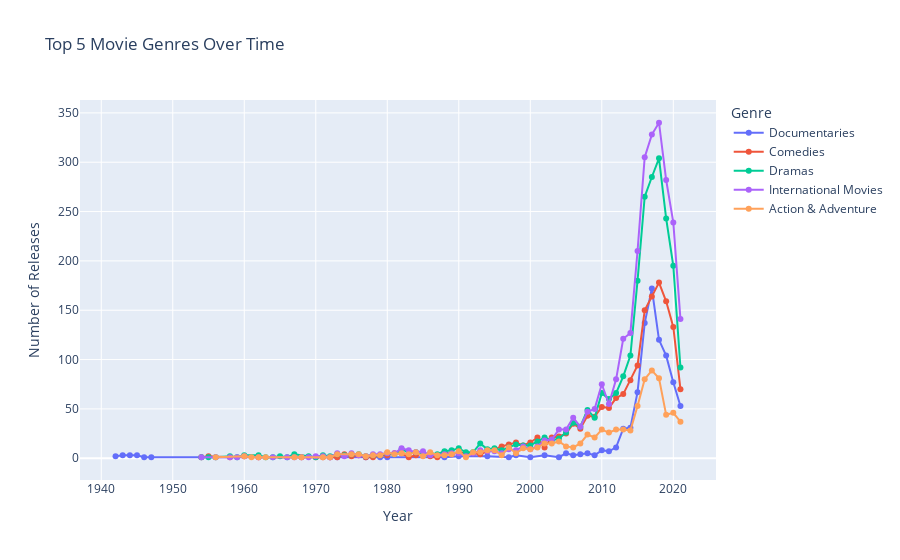
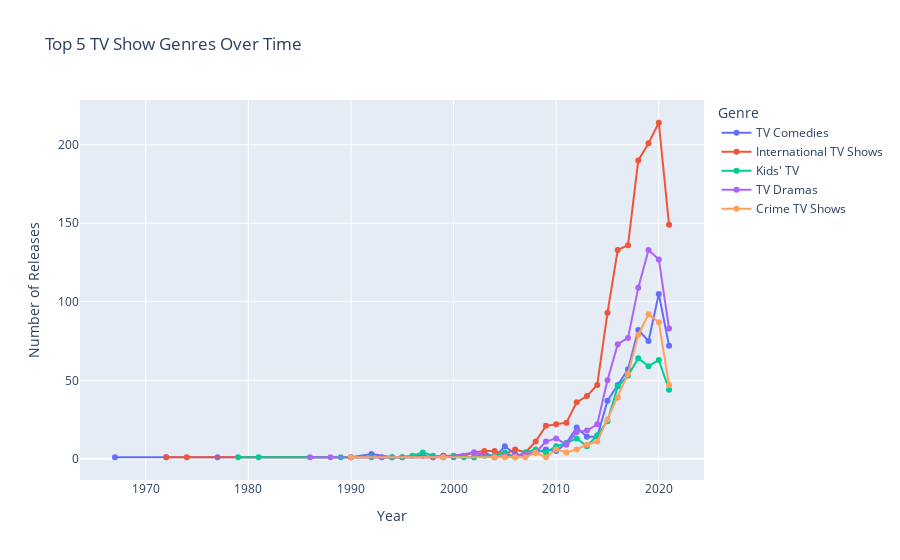

The cell these charts' notebook holds for them, in order:
### Markdown cell above
The figures above show a varied roster of cast & directors across nations showing the wide variety of talent on the platform.

### Code cell
# Distribution of movie releases per genre yearly

data['category'] = data['category'].str.split(', ')
data = data.explode('category')

# Movies
movies = data.loc[data['type'] == 'Movie']

# Top 5 movie genres
top_movie_genres = (
                movies['category']
                .value_counts()
                .nlargest(5).
                index
)
movies = movies[movies['category'].isin(top_movie_genres)]

movies_grouped = (
            movies.groupby(['release_year', 'category'])
            .size()
            .reset_index(name='count')
)

fig_movies = px.line(
    movies_grouped,
    x='release_year',
    y='count',
    color='category',
    markers=True,
    title='Top 5 Movie Genres Over Time',
    labels={'release_year': 'Year', 'count': 'Number of Releases', 'category': 'Genre'}
)

fig_movies.show()

# TV Shows
tv_shows = data.loc[data['type'] == 'TV Show']

# Top 5 TV show genres
top_tv_genres = (
            tv_shows['category']
            .value_counts()
            .nlargest(5)
            .index
)
tv_shows = tv_shows[tv_shows['category'].isin(top_tv_genres)]

tv_grouped = (
        tv_shows.groupby(['release_year', 'category'])
        .size()
        .reset_index(name='count')
)

fig_tv = px.line(
    tv_grouped,
    x='release_year',
    y='count',
    color='category',
    markers=True,
    title='Top 5 TV Show Genres Over Time',
    labels={'release_year': 'Year', 'count': 'Number of Releases', 'category': 'Genre'}
)

fig_tv.show()

### Figure 1 — Plotly figure (JSON) as saved in the notebook; plotly's stock layout.template omitted (floating-point values rounded to 4 significant figures)
{"data": [{"hovertemplate": "Genre=Documentaries<br>Year=%{x}<br>Number of Releases=%{y}<extra></extra>", "legendgroup": "Documentaries", "line": {"color": "#636efa", "dash": "solid"}, "marker": {"symbol": "circle"}, "mode": "lines+markers", "name": "Documentaries", "orientation": "v", "showlegend": true, "type": "scatter", "x": [1942, 1943, 1944, 1945, 1946, 1947, 1972, 1973, 1977, 1979, 1980, 1988, 1990, 1994, 1997, 1998, 2000, 2002, 2004, 2005, 2006, 2007, 2008, 2009, 2010, 2011, 2012, 2013, 2014, 2015, 2016, 2017, 2018, 2019, 2020, 2021], "xaxis": "x", "y": [2, 3, 3, 3, 1, 1, 1, 1, 1, 1, 1, 1, 2, 2, 1, 3, 1, 3, 1, 5, 3, 4, 5, 3, 8, 7, 11, 30, 31, 67, 137, 172, 120, 104, 77, 53], "yaxis": "y"}, {"hovertemplate": "Genre=Comedies<br>Year=%{x}<br>Number of Releases=%{y}<extra></extra>", "legendgroup": "Comedies", "line": {"color": "#EF553B", "dash": "solid"}, "marker": {"symbol": "circle"}, "mode": "lines+markers", "name": "Comedies", "orientation": "v", "showlegend": true, "type": "scatter", "x": [1954, 1955, 1958, 1960, 1962, 1968, 1970, 1971, 1972, 1973, 1974, 1975, 1976, 1977, 1978, 1979, 1980, 1981, 1982, 1983, 1984, 1985, 1986, 1987, 1988, 1989, 1990, 1991, 1992, 1993, 1994, 1995, 1996, 1997, 1998, 1999, 2000, 2001, 2002, 2003, 2004, 2005, 2006, 2007, 2008, 2009, 2010, 2011, 2012, 2013, 2014, 2015, 2016, 2017, 2018, 2019, 2020, 2021], "xaxis": "x", "y": [1, 2, 1, 2, 1, 1, 1, 1, 1, 1, 4, 2, 3, 1, 1, 3, 3, 5, 5, 1, 3, 5, 2, 1, 6, 4, 6, 5, 5, 4, 7, 9, 12, 14, 16, 13, 16, 21, 11, 21, 22, 25, 35, 30, 43, 42, 52, 51, 61, 65, 79, 94, 150, 164, 178, 159, 133, 70], "yaxis": "y"}, {"hovertemplate": "Genre=Dramas<br>Year=%{x}<br>Number of Releases=%{y}<extra></extra>", "legendgroup": "Dramas", "line": {"color": "#00cc96", "dash": "solid"}, "marker": {"symbol": "circle"}, "mode": "lines+markers", "name": "Dramas", "orientation": "v", "showlegend": true, "type": "scatter", "x": [1954, 1955, 1956, 1958, 1959, 1960, 1962, 1963, 1964, 1965, 1966, 1967, 1969, 1970, 1971, 1972, 1973, 1974, 1975, 1976, 1977, 1978, 1979, 1980, 1981, 1982, 1983, 1984, 1985, 1986, 1987, 1988, 1989, 1990, 1991, 1992, 1993, 1994, 1995, 1996, 1997, 1998, 1999, 2000, 2001, 2002, 2003, 2004, 2005, 2006, 2007, 2008, 2009, 2010, 2011, 2012, 2013, 2014, 2015, 2016, 2017, 2018, 2019, 2020, 2021], "xaxis": "x", "y": [1, 1, 1, 2, 1, 3, 3, 1, 1, 2, 1, 4, 2, 1, 3, 2, 4, 3, 4, 4, 2, 3, 3, 5, 4, 9, 6, 6, 3, 5, 4, 7, 8, 10, 6, 6, 15, 9, 10, 8, 11, 14, 13, 13, 17, 21, 18, 20, 26, 36, 32, 49, 41, 66, 60, 66, 83, 104, 180, 265, 285, 304, 243, 195, 92], "yaxis": "y"}, {"hovertemplate": "Genre=International Movies<br>Year=%{x}<br>Number of Releases=%{y}<extra></extra>", "legendgroup": "International Movies", "line": {"color": "#ab63fa", "dash": "solid"}, "marker": {"symbol": "circle"}, "mode": "lines+markers", "name": "International Movies", "orientation": "v", "showlegend": true, "type": "scatter", "x": [1954, 1956, 1958, 1959, 1960, 1962, 1964, 1966, 1967, 1968, 1969, 1970, 1971, 1972, 1973, 1974, 1975, 1976, 1977, 1978, 1979, 1980, 1981, 1982, 1983, 1984, 1985, 1986, 1988, 1989, 1990, 1991, 1992, 1993, 1994, 1995, 1996, 1997, 1998, 1999, 2000, 2001, 2002, 2003, 2004, 2005, 2006, 2007, 2008, 2009, 2010, 2011, 2012, 2013, 2014, 2015, 2016, 2017, 2018, 2019, 2020, 2021], "xaxis": "x", "y": [1, 1, 1, 1, 2, 1, 1, 1, 1, 1, 1, 2, 2, 1, 5, 2, 5, 3, 2, 4, 4, 5, 5, 10, 8, 6, 7, 3, 4, 5, 5, 2, 5, 8, 7, 7, 5, 9, 8, 12, 9, 12, 18, 19, 29, 29, 41, 32, 47, 50, 75, 55, 80, 121, 127, 210, 305, 328, 340, 282, 239, 141], "yaxis": "y"}, {"hovertemplate": "Genre=Action & Adventure<br>Year=%{x}<br>Number of Releases=%{y}<extra></extra>", "legendgroup": "Action & Adventure", "line": {"color": "#FFA15A", "dash": "solid"}, "marker": {"symbol": "circle"}, "mode": "lines+markers", "name": "Action & Adventure", "orientation": "v", "showlegend": true, "type": "scatter", "x": [1956, 1960, 1961, 1962, 1963, 1967, 1968, 1971, 1972, 1973, 1975, 1976, 1977, 1978, 1979, 1980, 1981, 1982, 1983, 1984, 1985, 1986, 1987, 1988, 1989, 1990, 1991, 1992, 1993, 1994, 1995, 1996, 1997, 1998, 1999, 2000, 2001, 2002, 2003, 2004, 2005, 2006, 2007, 2008, 2009, 2010, 2011, 2012, 2013, 2014, 2015, 2016, 2017, 2018, 2019, 2020, 2021], "xaxis": "x", "y": [1, 2, 1, 1, 1, 1, 1, 1, 1, 4, 4, 4, 2, 3, 3, 6, 4, 5, 4, 6, 2, 6, 3, 3, 4, 7, 1, 6, 6, 8, 8, 3, 11, 5, 10, 9, 11, 15, 15, 17, 12, 11, 15, 24, 21, 29, 26, 29, 29, 28, 53, 80, 89, 81, 44, 46, 37], "yaxis": "y"}], "layout": {"legend": {"title": {"text": "Genre"}, "tracegroupgap": 0}, "title": {"text": "Top 5 Movie Genres Over Time"}, "xaxis": {"anchor": "y", "domain": [0, 1], "title": {"text": "Year"}}, "yaxis": {"anchor": "x", "domain": [0, 1], "title": {"text": "Number of Releases"}}}}

### Figure 2 — Plotly figure (JSON) as saved in the notebook; plotly's stock layout.template omitted (floating-point values rounded to 4 significant figures)
{"data": [{"hovertemplate": "Genre=TV Comedies<br>Year=%{x}<br>Number of Releases=%{y}<extra></extra>", "legendgroup": "TV Comedies", "line": {"color": "#636efa", "dash": "solid"}, "marker": {"symbol": "circle"}, "mode": "lines+markers", "name": "TV Comedies", "orientation": "v", "showlegend": true, "type": "scatter", "x": [1967, 1972, 1977, 1990, 1992, 1994, 1997, 1998, 1999, 2000, 2002, 2003, 2004, 2005, 2006, 2007, 2008, 2009, 2010, 2011, 2012, 2013, 2014, 2015, 2016, 2017, 2018, 2019, 2020, 2021], "xaxis": "x", "y": [1, 1, 1, 1, 3, 1, 2, 1, 2, 1, 1, 4, 1, 8, 3, 2, 4, 6, 5, 10, 20, 14, 14, 37, 47, 57, 82, 75, 105, 72], "yaxis": "y"}, {"hovertemplate": "Genre=International TV Shows<br>Year=%{x}<br>Number of Releases=%{y}<extra></extra>", "legendgroup": "International TV Shows", "line": {"color": "#EF553B", "dash": "solid"}, "marker": {"symbol": "circle"}, "mode": "lines+markers", "name": "International TV Shows", "orientation": "v", "showlegend": true, "type": "scatter", "x": [1972, 1974, 1995, 1998, 1999, 2001, 2002, 2003, 2004, 2005, 2006, 2007, 2008, 2009, 2010, 2011, 2012, 2013, 2014, 2015, 2016, 2017, 2018, 2019, 2020, 2021], "xaxis": "x", "y": [1, 1, 1, 1, 2, 2, 4, 5, 5, 3, 6, 4, 11, 21, 22, 23, 36, 40, 47, 93, 133, 136, 190, 201, 214, 149], "yaxis": "y"}, {"hovertemplate": "Genre=Kids' TV<br>Year=%{x}<br>Number of Releases=%{y}<extra></extra>", "legendgroup": "Kids' TV", "line": {"color": "#00cc96", "dash": "solid"}, "marker": {"symbol": "circle"}, "mode": "lines+markers", "name": "Kids' TV", "orientation": "v", "showlegend": true, "type": "scatter", "x": [1979, 1981, 1989, 1990, 1992, 1993, 1994, 1995, 1996, 1997, 1998, 1999, 2000, 2001, 2002, 2003, 2004, 2005, 2006, 2007, 2008, 2009, 2010, 2011, 2012, 2013, 2014, 2015, 2016, 2017, 2018, 2019, 2020, 2021], "xaxis": "x", "y": [1, 1, 1, 1, 1, 1, 1, 1, 2, 4, 2, 1, 2, 1, 1, 2, 2, 4, 1, 4, 6, 4, 8, 10, 13, 8, 15, 24, 46, 53, 64, 59, 63, 44], "yaxis": "y"}, {"hovertemplate": "Genre=TV Dramas<br>Year=%{x}<br>Number of Releases=%{y}<extra></extra>", "legendgroup": "TV Dramas", "line": {"color": "#ab63fa", "dash": "solid"}, "marker": {"symbol": "circle"}, "mode": "lines+markers", "name": "TV Dramas", "orientation": "v", "showlegend": true, "type": "scatter", "x": [1986, 1988, 1990, 1993, 1999, 2002, 2004, 2005, 2006, 2007, 2008, 2009, 2010, 2011, 2012, 2013, 2014, 2015, 2016, 2017, 2018, 2019, 2020, 2021], "xaxis": "x", "y": [1, 1, 1, 1, 1, 4, 1, 2, 2, 3, 4, 11, 13, 9, 17, 18, 22, 50, 73, 77, 109, 133, 127, 83], "yaxis": "y"}, {"hovertemplate": "Genre=Crime TV Shows<br>Year=%{x}<br>Number of Releases=%{y}<extra></extra>", "legendgroup": "Crime TV Shows", "line": {"color": "#FFA15A", "dash": "solid"}, "marker": {"symbol": "circle"}, "mode": "lines+markers", "name": "Crime TV Shows", "orientation": "v", "showlegend": true, "type": "scatter", "x": [1990, 1999, 2004, 2005, 2006, 2007, 2008, 2009, 2010, 2011, 2012, 2013, 2014, 2015, 2016, 2017, 2018, 2019, 2020, 2021], "xaxis": "x", "y": [1, 1, 1, 1, 1, 1, 4, 1, 6, 4, 6, 9, 11, 25, 39, 54, 79, 92, 87, 47], "yaxis": "y"}], "layout": {"legend": {"title": {"text": "Genre"}, "tracegroupgap": 0}, "title": {"text": "Top 5 TV Show Genres Over Time"}, "xaxis": {"anchor": "y", "domain": [0, 1], "title": {"text": "Year"}}, "yaxis": {"anchor": "x", "domain": [0, 1], "title": {"text": "Number of Releases"}}}}
